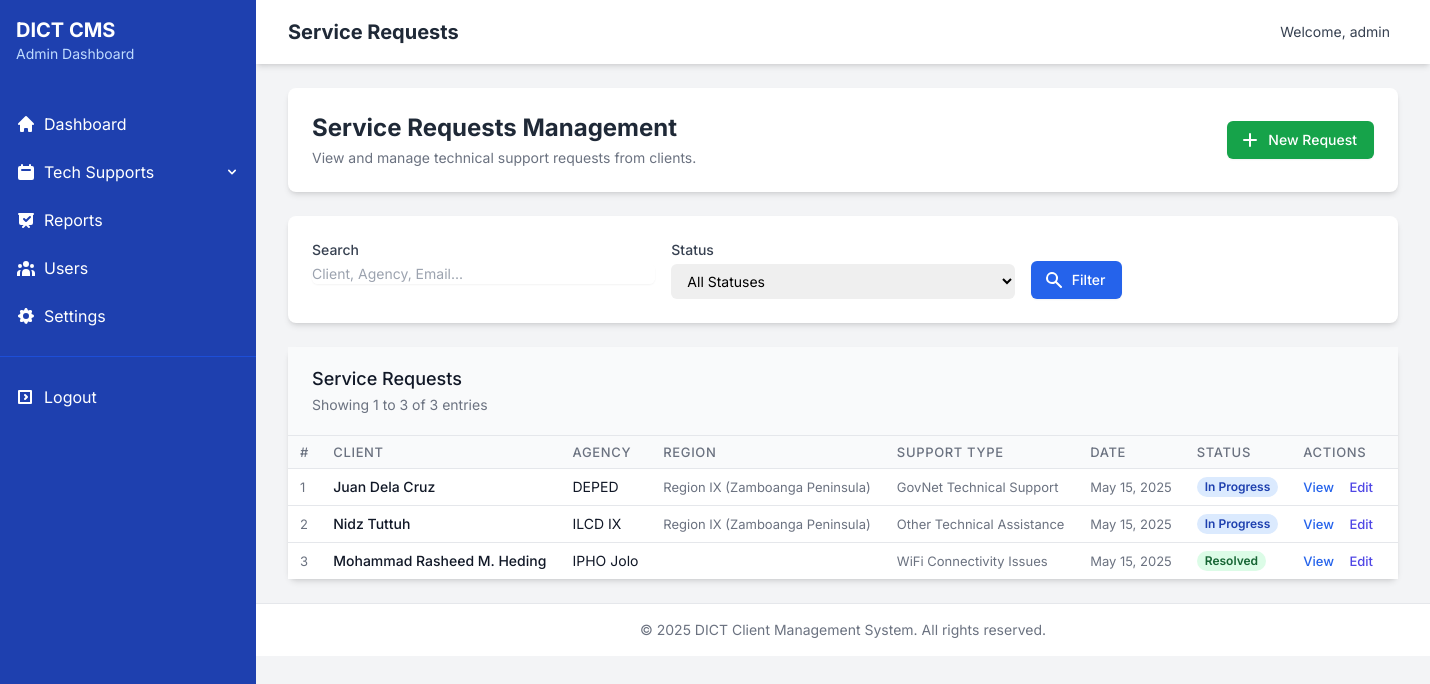
The app's page /admin/service-requests.php (signed in) with its own data.
### tables this page shows
CREATE TABLE `tech_support_requests` (
  `id` int(11) NOT NULL,
  `client_name` varchar(100) NOT NULL,
  `first_name` varchar(50) NOT NULL,
  `last_name` varchar(50) NOT NULL,
  `middle_initial` varchar(1) DEFAULT NULL,
  `gender` enum('male','female') NOT NULL,
  `agency` varchar(100) NOT NULL,
  `region_id` int(11) NOT NULL,
  `province_id` int(11) NOT NULL,
  `district_id` int(11) DEFAULT NULL,
  `municipality_id` int(11) NOT NULL,
  `support_type` varchar(100) NOT NULL,
  `issue_description` text NOT NULL,
  `date_requested` timestamp NOT NULL DEFAULT current_timestamp(),
  `date_assisted` timestamp NULL DEFAULT NULL,
  `date_resolved` timestamp NULL DEFAULT NULL,
  `assisted_by_id` int(11) DEFAULT NULL,
  `status` enum('Pending','In Progress','Resolved','Cancelled') DEFAULT 'Pending',
  `remarks` text DEFAULT NULL,
  `created_at` timestamp NOT NULL DEFAULT current_timestamp(),
  `updated_at` timestamp NOT NULL DEFAULT current_timestamp() ON UPDATE current_timestamp()
);

CREATE TABLE `regions` (
  `id` int(11) NOT NULL,
  `region_code` varchar(20) NOT NULL,
  `region_name` varchar(100) NOT NULL,
  `created_at` timestamp NOT NULL DEFAULT current_timestamp(),
  `updated_at` timestamp NOT NULL DEFAULT current_timestamp() ON UPDATE current_timestamp()
);

### admin/service-requests.php (the view, shortened to what the rows shown need)
<?php
require_once '../includes/db_connect.php';
require_once '../includes/crud_operations.php';
$search_term = isset($_GET['search']) ? sanitize_input($_GET['search']) : '';
$current_page = isset($_GET['page']) ? (int)$_GET['page'] : 1;
$records_per_page = 10;
$offset = ($current_page - 1) * $records_per_page;
$where = [];
try {
    if (!empty($search_term)) {
        $search_columns = ['client_name', 'agency', 'email', 'phone', 'support_type', 'issue_description'];
        $serviceRequests = search_records('tech_support_requests', $search_columns, $search_term, ['*'], 'date_requested DESC', $records_per_page, $offset);
        $total_records = count_records('tech_support_requests');
    } else {
        if (!empty($where)) {
            $serviceRequests = read_records('tech_support_requests', ['*'], $where, 'date_requested DESC', $records_per_page, $offset);
            $total_records = count_records('tech_support_requests', $where);
        } else {
            $serviceRequests = read_records('tech_support_requests', ['*'], [], 'date_requested DESC', $records_per_page, $offset);
        }
    }
} catch (Exception $e) {
    $error_message = "Error: " . $e->getMessage();
    $serviceRequests = [];
    $total_records = 0;
}
?>
<!DOCTYPE html>
<html lang="en">
<head>
    <script src="https://cdn.tailwindcss.com"></script>
</head>
<body class="bg-gray-100">
    <?php include '../admin/includes/sidebar.php'; ?>
        <div class="flex-1 main-content">
            <div class="bg-white shadow-md">
                <div class="mx-auto px-4 sm:px-6 lg:px-8">
                    <div class="flex justify-between h-16">
                        <div class="flex">
                            <div class="flex-shrink-0 flex items-center">
                                <h1 class="text-xl font-bold text-gray-800">Service Requests</h1>
                            </div>
                        </div>
                    </div>
                </div>
            </div>
            <main class="py-6">
                <div class="max-w-7xl mx-auto px-4 sm:px-6 lg:px-8">
                    <div class="bg-white rounded-lg shadow-md p-6 mb-6">
                        <div class="flex flex-col md:flex-row md:justify-between md:items-center">
                            <div>
                                <h2 class="text-2xl font-bold text-gray-800">Service Requests Management</h2>
                            </div>
                        </div>
                    </div>
                    <div class="bg-white rounded-lg shadow-md">
                        <div class="table-container">
                            <table class="min-w-full divide-y divide-gray-200 compact-table">
                                <thead class="bg-gray-50">
                                    <tr>
                                        <th scope="col" class="text-left text-xs font-medium text-gray-500 uppercase tracking-wider">#</th>
                                        <th scope="col" class="text-left text-xs font-medium text-gray-500 uppercase tracking-wider">Client</th>
                                        <th scope="col" class="text-left text-xs font-medium text-gray-500 uppercase tracking-wider">Agency</th>
                                        <th scope="col" class="text-left text-xs font-medium text-gray-500 uppercase tracking-wider">Region</th>
                                        <th scope="col" class="text-left text-xs font-medium text-gray-500 uppercase tracking-wider">Support Type</th>
                                        <th scope="col" class="text-left text-xs font-medium text-gray-500 uppercase tracking-wider">Date</th>
                                        <th scope="col" class="text-left text-xs font-medium text-gray-500 uppercase tracking-wider">Status</th>
                                        <th scope="col" class="text-left text-xs font-medium text-gray-500 uppercase tracking-wider">Actions</th>
                                    </tr>
                                </thead>
                                <tbody class="bg-white divide-y divide-gray-200">
                                    <?php if (empty($serviceRequests)): ?>
                                    <tr>
                                        <td colspan="8" class="px-6 py-4 whitespace-nowrap text-center text-sm text-gray-500">
                                            No service requests found.
                                        </td>
                                    </tr>
                                    <?php else: ?>
                                        <?php
                                        $count = ($current_page - 1) * $records_per_page + 1;
                                        foreach ($serviceRequests as $request):
                                            $region_name = "";
                                            if (!empty($request['region_id'])) {
                                                $region = get_record_by_id('regions', $request['region_id']);
                                                if ($region) {
                                                    $region_name = $region['region_name'];
                                                }
                                            }
                                        ?>
                                        <tr>
                                            <td class="px-6 py-4 whitespace-nowrap text-sm text-gray-500"><?php echo $count++; ?></td>
                                            <td class="px-6 py-4 whitespace-nowrap">
                                                <div class="text-sm font-medium text-gray-900"><?php echo htmlspecialchars($request['client_name']); ?></div>
                                            </td>
                                            <td class="px-6 py-4 whitespace-nowrap">
                                                <div class="text-sm text-gray-900"><?php echo htmlspecialchars($request['agency']); ?></div>
                                            </td>                                            <td class="px-6 py-4 whitespace-nowrap text-sm text-gray-500"><?php echo htmlspecialchars($region_name); ?></td>
                                            <td class="px-6 py-4 whitespace-nowrap text-sm text-gray-500"><?php echo htmlspecialchars($request['support_type']); ?></td>
                                            <td class="px-6 py-4 whitespace-nowrap text-sm text-gray-500">
                                                <?php echo date('M d, Y', strtotime($request['date_requested'])); ?>
                                            </td>
                                            <td class="px-6 py-4 whitespace-nowrap">
                                                <?php if ($request['status'] === 'Resolved'): ?>
                                                    <span class="px-2 inline-flex text-xs leading-5 font-semibold rounded-full bg-green-100 text-green-800">
                                                        Resolved
                                                    </span>
                                                <?php elseif ($request['status'] === 'In Progress'): ?>
                                                    <span class="px-2 inline-flex text-xs leading-5 font-semibold rounded-full bg-blue-100 text-blue-800">
                                                        In Progress
                                                    </span>
                                                <?php elseif ($request['status'] === 'Cancelled'): ?>
                                                    <span class="px-2 inline-flex text-xs leading-5 font-semibold rounded-full bg-red-100 text-red-800">
                                                        Cancelled
                                                    </span>
                                                <?php else: ?>
                                                    <span class="px-2 inline-flex text-xs leading-5 font-semibold rounded-full bg-yellow-100 text-yellow-800">
                                                        Pending
                                                    </span>
                                                <?php endif; ?>
                                            </td>
                                            <td class="px-6 py-4 whitespace-nowrap text-sm font-medium">
                                                <a href="view-request.php?id=<?php echo $request['id']; ?>" class="text-blue-600 hover:text-blue-900 mr-3">View</a>
                                                <a href="edit-request.php?id=<?php echo $request['id']; ?>" class="text-indigo-600 hover:text-indigo-900 mr-3">Edit</a>
                                            </td>
                                        </tr>                                        <?php endforeach; ?>
                                    <?php endif; ?>
                                </tbody>
                            </table>
                        </div>
                    </div>
                </div>
            </main>
        </div>
    </div>
</body>
</html>

### records on screen
tech_support_requests: client_name "Juan Dela Cruz", agency "DEPED", region.region_name "Region IX (Zamboanga Peninsula)", support_type "GovNet Technical Support", date_requested "May 15, 2025", status "In Progress"
tech_support_requests: client_name "Nidz Tuttuh", agency "ILCD IX", region.region_name "Region IX (Zamboanga Peninsula)", support_type "Other Technical Assistance", date_requested "May 15, 2025", status "In Progress"
tech_support_requests: client_name "Mohammad Rasheed M. Heding", agency "IPHO Jolo", support_type "WiFi Connectivity Issues", date_requested "May 15, 2025", status "Resolved"

### other values on screen
$_SESSION['username'] "admin"
min($total_records, 1 + (($current_page - 1) * $records_per_page)) "1"
min($total_records, $current_page * $records_per_page) "3"
$total_records "3"
